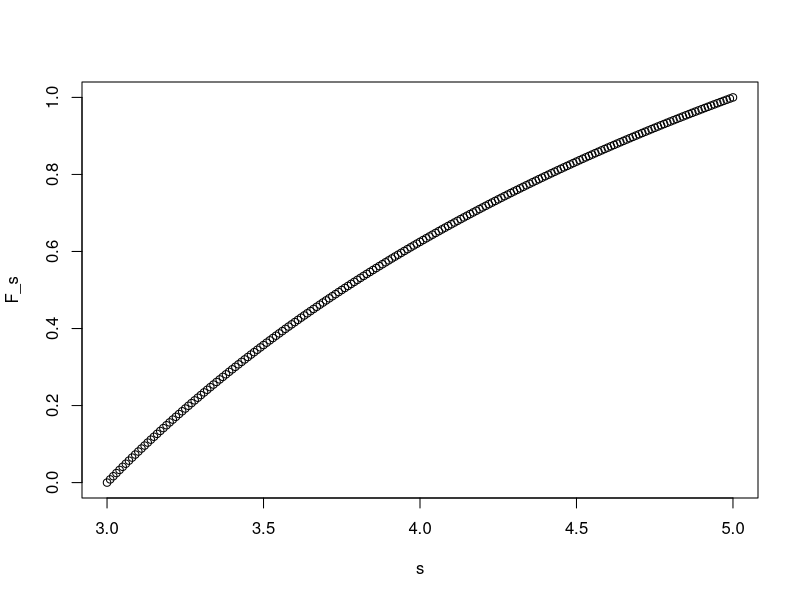
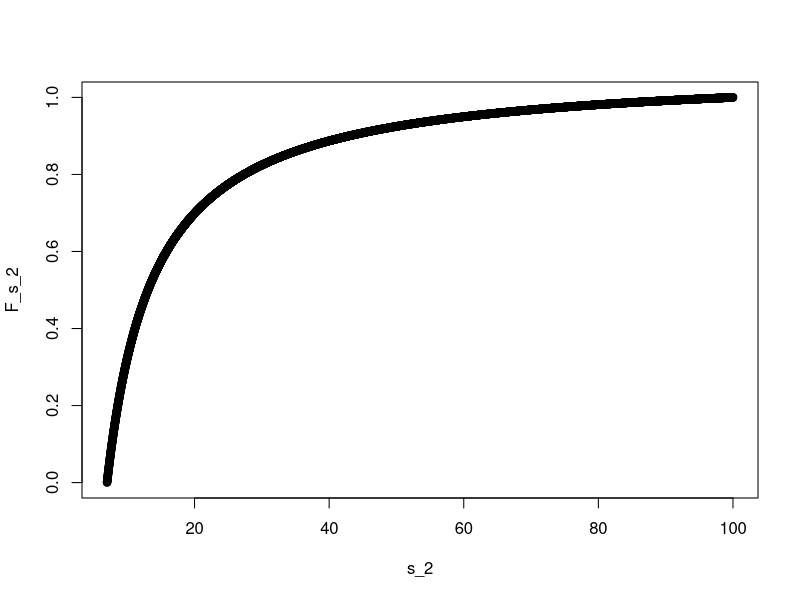
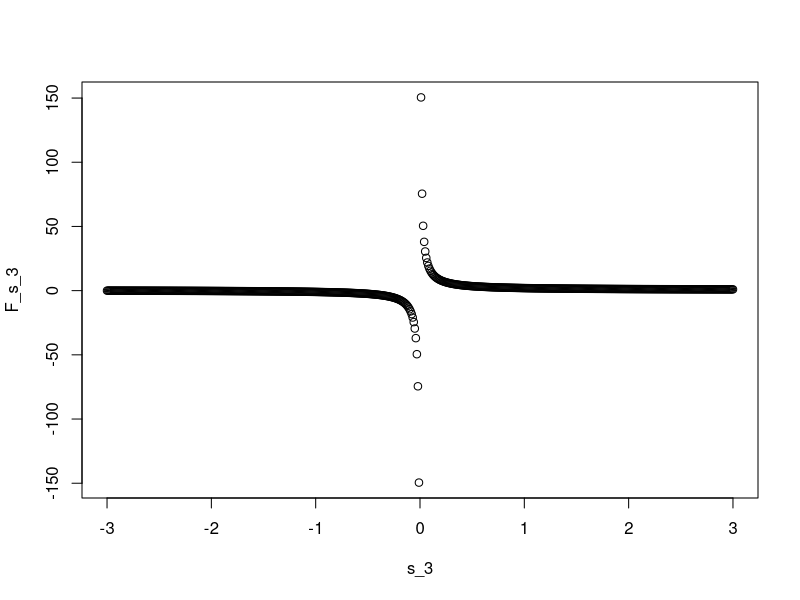
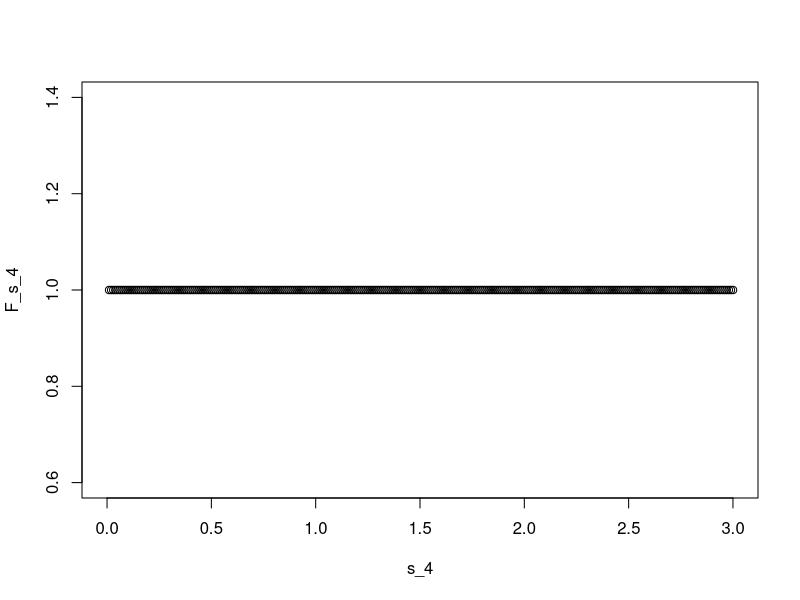
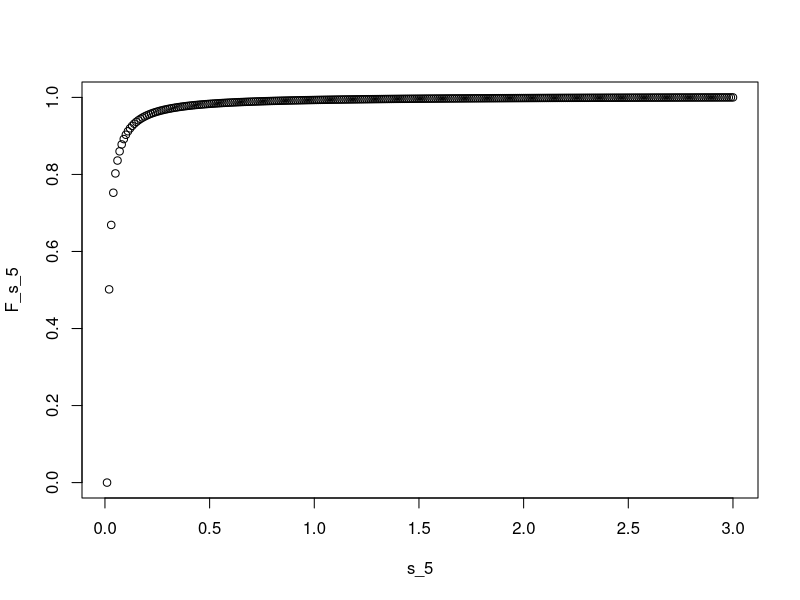

Generate these figures, in order, with R:
CDF <- function(x){
  upper_bound <- max(x);
  lower_bound <- min(x);
  return((upper_bound*(x-lower_bound))/(x*(upper_bound-lower_bound)))
}

s <- seq(3, 5, by=0.01)
F_s <- CDF(s)
plot(s,F_s)


s_2 <- seq(7,100,by=0.01)
F_s_2 <- CDF(s_2)
plot(s_2,F_s_2)

s_3 <- seq(-3,3,by=0.01)
F_s_3 <- CDF(s_3)
plot(s_3,F_s_3)


s_4 <- seq(0,3,by=0.01)
F_s_4 <- CDF(s_4)
plot(s_4,F_s_4)


s_5 <- seq(0.01,3,by=0.01)
F_s_5 <- CDF(s_5)
plot(s_5,F_s_5)
















